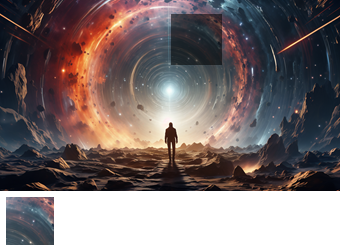
#> input picture image.png, 340 x 251 px
$ python check_gap_result.py
#> lines starting #> are read from the running program, lines starting #| are printed output that depends on the picture
#!/usr/bin/env python3

from PIL import Image
import numpy as np

def check_gap_result():
    """
    Kiểm tra xem vị trí gap đã tìm được có chính xác không
    """
    print("=== KIỂM TRA KẾT QUẢ GAP ===")

    # Đọc ảnh gốc
    img = Image.open('image.png').convert('RGB')
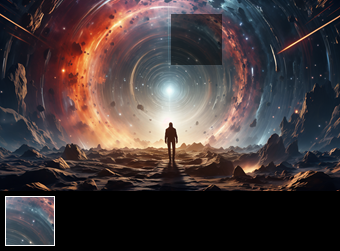
#> img: PIL image 340x251 RGB; mean R, G, B 70.4, 59.3, 59.4
    img_array = np.array(img)
    gray = np.dot(img_array[...,:3], [0.2989, 0.5870, 0.1140])
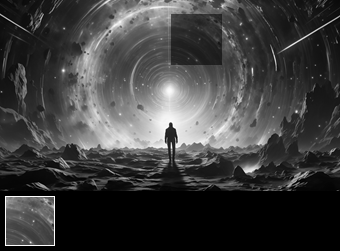
#> gray: shape (251, 340) float64; min 0, max 255, mean 62.6

    print(f"📏 Image size: {img.size}")
#| 📏 Image size: (340, 251)
    print(f"📐 Array shape: {img_array.shape}")
#| 📐 Array shape: (251, 340, 3)

    # Vị trí gap đã tìm được
    gap_x, gap_y = 239, 138
    print(f"🎯 Gap position found: ({gap_x}, {gap_y})")

    # Phân tích vùng gap
    window_size = 24
    half_size = window_size // 2

    if (gap_x - half_size >= 0 and gap_x + half_size < img.width and
        gap_y - half_size >= 0 and gap_y + half_size < img.height):

        gap_window = gray[gap_y - half_size:gap_y + half_size,
                         gap_x - half_size:gap_x + half_size]
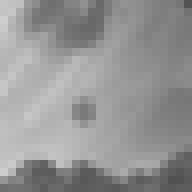
#> gap_window: shape (24, 24) float64 (shown 8 times larger); min 81.59, max 206, mean 149.2

        print(f"\n🔍 Gap window analysis:")
        print(f"  Mean: {np.mean(gap_window):.1f}")
#|   Mean: 149.2
        print(f"  Std: {np.std(gap_window):.1f}")
#|   Std: 29.1
        print(f"  Min: {np.min(gap_window):.1f}")
#|   Min: 81.6
        print(f"  Max: {np.max(gap_window):.1f}")
#|   Max: 206.0

        # So sánh với background patterns
        bg_samples = [
            gray[:50, :50],           # Top-left
            gray[:50, -50:],          # Top-right
            gray[-50:, :50],          # Bottom-left (có thể là piece)
            gray[-50:, -50:]          # Bottom-right (có thể là piece)
        ]

        print(f"\n📊 Background comparison:")
        for i, bg in enumerate(bg_samples):
            bg_mean = np.mean(bg)
            print(f"  BG{i+1} mean: {bg_mean:.1f}")

            if np.mean(gap_window) < bg_mean - 30:
                print(f"    ✅ Gap is significantly darker than BG{i+1}")
            elif np.mean(gap_window) < bg_mean - 10:
                print(f"    ⚠️ Gap is somewhat darker than BG{i+1}")
            else:
                print(f"    ❌ Gap is not darker than BG{i+1}")
#> this loop made 4 passes
#> bg_mean on passes 1 to 4: 29.58, 33.33, 77.13, 0
#|   BG1 mean: 29.6
#|     ❌ Gap is not darker than BG1
#|   BG2 mean: 33.3
#|     ❌ Gap is not darker than BG2
#|   BG3 mean: 77.1
#|     ❌ Gap is not darker than BG3
#|   BG4 mean: 0.0
#|     ❌ Gap is not darker than BG4

        # Kiểm tra tính đồng đều (uniformity)
        if np.std(gap_window) < 20:
            print(f"✅ Gap window is uniform (std={np.std(gap_window):.1f})")
        else:
            print(f"❌ Gap window is not uniform (std={np.std(gap_window):.1f})")
#| ❌ Gap window is not uniform (std=29.1)

        # Kiểm tra có phải là vùng rỗng/gap thực sự không
        if np.mean(gap_window) < 50:  # Rất tối
            print(f"✅ Gap region is very dark - likely a real gap!")
        elif np.mean(gap_window) < 100:  # Tối vừa
            print(f"⚠️ Gap region is moderately dark - could be a gap")
        else:
            print(f"❌ Gap region is too bright - probably not a gap")

    else:
        print("❌ Gap position is out of bounds!")
        return False

    # So sánh với các vị trí khác để validation
    print(f"\n🔍 Comparison with other positions:")
    test_positions = [
        (50, 50),    # Top area
        (100, 100),  # Middle area
        (200, 50),   # Top-right area
        (50, 100),   # Left area
    ]

    for i, (test_x, test_y) in enumerate(test_positions):
        if (test_x - half_size >= 0 and test_x + half_size < img.width and
            test_y - half_size >= 0 and test_y + half_size < img.height):

            test_window = gray[test_y - half_size:test_y + half_size,
                              test_x - half_size:test_x + half_size]
            test_mean = np.mean(test_window)

            print(f"  Position ({test_x}, {test_y}): mean={test_mean:.1f}")

            if np.mean(gap_window) < test_mean - 20:
                print(f"    ✅ Gap is darker than this position")
            else:
                print(f"    ❌ Gap is not significantly darker")
#> this loop made 4 passes
#> test_mean on passes 1 to 4: 34.52, 134.8, 35.48, 53.62
#|   Position (50, 50): mean=34.5
#|   Position (100, 100): mean=134.8
#|   Position (200, 50): mean=35.5
#|   Position (50, 100): mean=53.6
#> pass 1, in check_gap_result, `test_window = gray[test_y - half_size:test_y + half_size, test_x - hal..`:
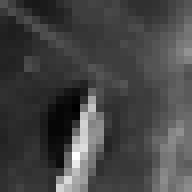
#> test_window: shape (24, 24) float64 (shown 8 times larger); min 18.11, max 78.02, mean 34.5; drawn with min black and max white
#> pass 2, in check_gap_result, `test_window = gray[test_y - half_size:test_y + half_size, test_x - hal..`:
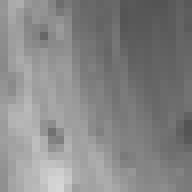
#> test_window: shape (24, 24) float64 (shown 8 times larger); min 84.38, max 214.2, mean 134.8
#> pass 3, in check_gap_result, `test_window = gray[test_y - half_size:test_y + half_size, test_x - hal..`:
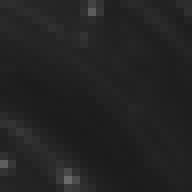
#> test_window: shape (24, 24) float64 (shown 8 times larger); min 27.77, max 106.8, mean 35.5
#> after the loop:
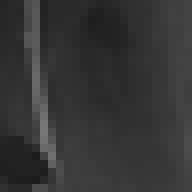
#> test_window: shape (24, 24) float64 (shown 8 times larger); min 28.69, max 119.6, mean 53.6

    return True

if __name__ == "__main__":
    check_gap_result()
